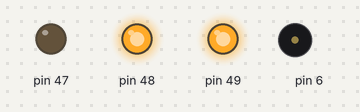
A sketch run on a simulated Arduino Mega 2560, built with avr-gcc and run on an emulated ATmega2560. Shown: output pins drawn as LEDs (lit = HIGH), buzzer (waves = sounding). Pins used as bus, display or sensor lines are not drawn.

Above: at 0.16 s.
At 1.86 s:
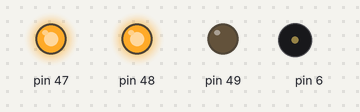
At 12.13 s:
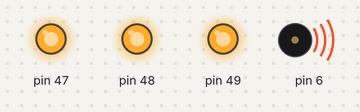
At 18.02 s:
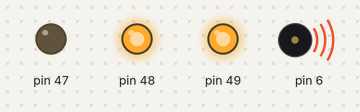
At 24.5 s:
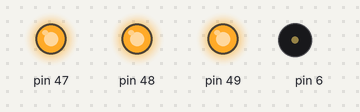
At 39.58 s:
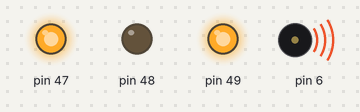
Timing chart, 0 to 40.0 s (numbered marks = the images above):
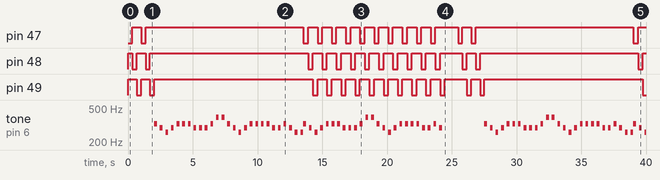

The sketch:

3.2.ino
```cpp
/* University of Washington
 * ECE/CSE 474,  [4/29]
 *
 *   Sunny Hu
 *   Peter Gunarso
 *
 *   Lab 2, Task 3.2
 *
 */

#include "3.2.h"

uint32_t t1 = ADURATION;
uint32_t t2 = t1 + (uint32_t) NFREQ * (PLAY_DURATION);
uint32_t t3 = t2 + CDURATION;
uint32_t t4 = t3 + 1000;

int resetA = 0;
int resetB = 0;

// sets the OCR4A to make the clock cycle frequency
// the same as the input freq
void setOC4AFreq(uint32_t freq) {
  PRESCALER = freq == 0 ? 0 : 16000000 / (2 * freq);
  TIMER_COUNTER = 0;
}

void taskA() {
  static unsigned long time;
  time++;

  // reset everything given a reset signal
  if (resetA) {
    LED_PORT |= BIT2;
    LED_PORT |= BIT1;
    LED_PORT |= BIT0;
    time = 0;
    resetA = 0;
    return;
  }

  // flash led on pin 47 for FLASH_DURATIOn
  if (time == (0 * FLASH_DURATION) + 1) {
    LED_PORT &= ~BIT2;
    LED_PORT |= BIT1;
    LED_PORT |= BIT0;
  }

  // flash led on pin 48 for FLASH_DURATION
  if (time == (1 * FLASH_DURATION) + 1) {
    LED_PORT |= BIT2;
    LED_PORT &= ~BIT1;
    LED_PORT |= BIT0;
  }

  // flash led on pin 49 for FLASH_DURATION
  if (time == (2 * FLASH_DURATION) + 1) {
    LED_PORT |= BIT2;
    LED_PORT |= BIT1;
    LED_PORT &= ~BIT0;
  }

  if (time == (3 * FLASH_DURATION) + 1) {
    LED_PORT |= BIT2;
    LED_PORT |= BIT1;
    LED_PORT |= BIT0;
    time = 0;
  }

  return;
}

void taskB() {
  static unsigned long time;
  time++;

  if (resetB) {
    setOC4AFreq(0);
    time = 0;
    resetB = 0;
    return;
  }

  for (int i = 0; i < NFREQ; i++) {
    if (time == ((unsigned long) i * PLAY_DURATION) + 1) {
      setOC4AFreq(melody[i]);
    }
  }

  if (time == ((unsigned long) NFREQ * PLAY_DURATION) + 1) {
    time = 0;
  }
}

void taskC() {
  static unsigned long time;
  time++;

  if (time <= t1) {
    taskA();
    return;
  }

  if (time <= t2) {
    taskB();
    return;
  }

  if (time <= t3) {
    taskA();
    taskB();
    return;
  }

  if (time <= t4) {
    resetA = 1;
    resetB = 1;
    taskA();
    taskB();
  }

  if (time > t4) {
    resetB = 1;
    taskB();
    time = 0;
    return;
  }

}

void setup() {
  // clear timer settings
  TIMER_REG_A = 0;
  TIMER_REG_B = 0;
  // set our timer to work in CTC mode
  TIMER_REG_A |= (0 << WGM41) | (0 << WGM40);
  TIMER_REG_B |= (0 << WGM43) | (1 << WGM42);

  // set timer to work in toggle mode
  TIMER_REG_A |= (0 << COM4A1) | (1 << COM4A0);

  // disable interrupts on the timer
  TIMER_MASK = 0;

  // set the prescaler of the timer,
  // which follows the formula:
  //
  //  f_out = f_i/o / 2 * N * (PRESCALER + 1)
  //
  // because f_i/o = 16Mhz, we'll just set N = 1
  TIMER_REG_B |= (0 << CS42) | (0 << CS41) | (1 << CS40);
  PRESCALER = 0;
  TIMER_COUNTER = 0;

  // OC4A is tied to pin 6, which is controlled by PH3
  // set pin 6 as an output pin
  SPEAKER_DDR |= BIT3;

  // set output pins for taskA
  LED_DDR |= BIT0;
  LED_DDR |= BIT1;
  LED_DDR |= BIT2;
}

void loop() {
  taskC();
  delay(1);
}
```

3.2.h
```cpp
#define BIT0 1<<0
#define BIT1 1<<1
#define BIT2 1<<2
#define BIT3 1<<3

#define TIMER_REG_A TCCR4A
#define TIMER_REG_B TCCR4B
#define TIMER_MASK TIMSK4
#define TIMER_COUNTER TCNT4H
#define PRESCALER OCR4A
#define LED_DDR DDRL
#define LED_PORT PORTL
#define SPEAKER_DDR DDRH
#define SPEAKER_PORT PORTH

#define FLASH_DURATION 333
#define NFLASH 3
#define PLAY_DURATION 200
#define ADURATION 2000
#define CDURATION 10000

#define note_c 261
#define note_d 294
#define note_e 329
#define note_f 349
#define note_g 392
#define note_a 440
#define note_b 493
#define note_C 523
#define note_R 0

#define NFREQ 53
// #define NFREQ 4
int melody[] = { note_e, note_R, note_d, note_R, note_c, note_R, note_d, note_R,
                 note_e, note_R, note_e, note_R, note_e, note_R, note_d, note_R,
                 note_d, note_R, note_d, note_R, note_e, note_R, note_g, note_R,
                 note_g, note_R, note_e, note_R, note_d, note_R, note_c, note_R,
                 note_d, note_R, note_e, note_R, note_e, note_R, note_e, note_R,
                 note_e, note_R, note_d, note_R, note_d, note_R, note_e, note_R,
                 note_d, note_R, note_c, note_R, note_c };
// int melody[] = {400, 250, 800, 0};
```

Measured:
- by itself, pin 47: LOW → HIGH at 0.34 s, → LOW 0.68 s later, → HIGH 0.34 s later, → LOW 12.2 s later, … (29 changes in this stretch)
- by itself, pin 48: LOW → HIGH at 0.00 s, → LOW 0.34 s later, → HIGH 0.34 s later, → LOW 0.68 s later, … (31 changes in this stretch)
- by itself, pin 49: LOW → HIGH at 0.00 s, → LOW 0.68 s later, → HIGH 0.34 s later, → LOW 0.68 s later, … (30 changes in this stretch)
- by itself, tone on pin 6: plays 329 Hz for 0.22 s, 294 Hz for 0.22 s, 261 Hz for 0.22 s, 294 Hz for 0.22 s, 329 Hz for 0.22 s, 329 Hz for 0.22 s … (82 notes in this stretch)
